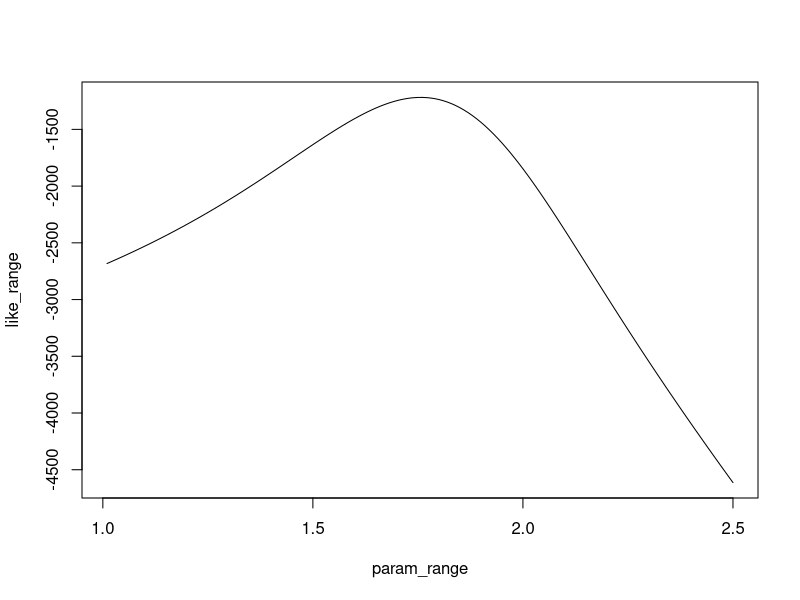

This chart was generated by the following R code:
strFLU <- function(
			R0_1=1.8,
			R0_2=1.8,
			p_1=0,
			p_2=0,
			alpha_12=0.5,
			t_1=0,
			t_2=50,
			D_I=2.6,
			N=10000,
			D_S=0.25,
			tps=(0:400)/4,
			reals=1,
			dt=0.25,
			stochastic=TRUE,
			plot=TRUE) {
	
	noTPts <- length(tps) 
	epsilon <- 1e-10
	
	if (noTPts < 3) 
		stop("simSEIR: tps must be of length 2 or greater")
	if (reals > 1 && stochastic==FALSE) 
		stop("simSEIR: why make multiple realisations of a deterministic model?")
	
	rtn <- array(0,c(noTPts-1,2))
	
	for (i in 1:reals) {
		
		t_cur <- tps[1]
		ind_t <- 2
		t_next <- tps[ind_t]
		
		S_0 <- round(N*(1-p_1-p_2))
		S_1 <- round(N*p_1)
		S_2 <- N-S_0-S_1
		I_1 <- 0
		I_2 <- 0
		
		while (ind_t <= noTPts) {

			if (t_cur > t_1 - epsilon) hSed_1 <- 1/D_S/N 
			else hSed_1 <- 0
			if (t_cur > t_2 - epsilon) hSed_2 <- 1/D_S/N 
			else hSed_2 <- 0
			if (hSed_1 > 0 && hSed_2 > 0) {
				hSed_1 <- hSed_1 / 2
				hSed_2 <- hSed_2 / 2
			}
			
			lambda_1 <- R0_1*I_1/D_I/N + hSed_1
			lambda_2 <- R0_2*I_2/D_I/N + hSed_2
			
			pInf_0 	<- 1 - exp(-(lambda_1+lambda_2)*dt)
			pInf_1 	<- 1 - exp(-lambda_1*dt)
			pInf_2 	<- 1 - exp(-lambda_2*dt)
			pRec 	<- 1 - exp(-dt/D_I)
			
			if (stochastic) {
				if (lambda_1 + lambda_2 > 0) {					
					nInf_0 	<- rbinom(1,S_0,pInf_0)
					nInf_01 <- rbinom(1,nInf_0,lambda_1/(lambda_1+lambda_2))
					nInf_02 <- rbinom(1,nInf_0,lambda_2/(lambda_1+lambda_2))
				} else {
					nInf_01 <- 0
					nInf_02 <- 0
				}
				nInf_21 <- rbinom(1,S_2,pInf_1*(1-alpha_12))
				nInf_12 <- rbinom(1,S_1,pInf_2*(1-alpha_12))
				nRec_1 	<- rbinom(1,I_1,pRec)
				nRec_2 	<- rbinom(1,I_2,pRec)
				# browser()
			} else {
				if (lambda_1 + lambda_2 > 0) {					
					nInf_0 	<- S_0*pInf_0
					nInf_01 <- nInf_0*lambda_1/(lambda_1+lambda_2)
					nInf_02 <- nInf_0*lambda_2/(lambda_1+lambda_2)
				} else {
					nInf_01 <- 0
					nInf_02 <- 0
				}
				nInf_21 <- S_2*pInf_1*(1-alpha_12)
				nInf_12 <- S_1*pInf_2*(1-alpha_12)
				nRec_1 	<- I_1*pRec
				nRec_2 	<- I_2*pRec
			}
			
			S_0 <- S_0 - nInf_01 - nInf_02 
			S_1 <- S_1 + nRec_1  - nInf_12
			S_2 <- S_2 + nRec_2  - nInf_21
			I_1 <- I_1 + nInf_01 + nInf_21 - nRec_1
			I_2 <- I_2 + nInf_02 + nInf_12 - nRec_2
			
			rtn[ind_t-1,1] <- rtn[ind_t-1,1] + nInf_01 + nInf_21 
			rtn[ind_t-1,2] <- rtn[ind_t-1,2] + nInf_02 + nInf_12 
			
			t_cur <- t_cur + dt
			
			if (t_cur > (t_next - epsilon)) {
				t_next <- tps[ind_t]
				ind_t <- ind_t+1
			}
			
		}
	}
	
	rtn <- rtn / reals
	
	if (plot) {
		plot(rtn[,1],type="l",col="red",ylim=c(0,max(rtn[,1],rtn[,2])))
		points(rtn[,2],type="l",col="green")
	}

	list(ave=rtn)
	
}

approxPoissLike <- function(strData,strModel) {
	nstr <- dim(strData)[2]
	lnlike <- 0
	for (i in 1:nstr) {
		lnlike <- lnlike + sum(dpois(strData[,i],strModel[,i],log=TRUE))
	}
	lnlike
}

x <- strFLU(stochastic=TRUE,R0_2=1.8,plot=FALSE)
param_range <- 1:150/100+1
like_range <- rep(0,length(param_range))
for (i in 1:length(param_range)) {
	y <- strFLU(stochastic=FALSE,R0_2=param_range[i],plot=FALSE)
	like_range[i] <- approxPoissLike(x$ave,y$ave)
}
plot(param_range,like_range,type="l")